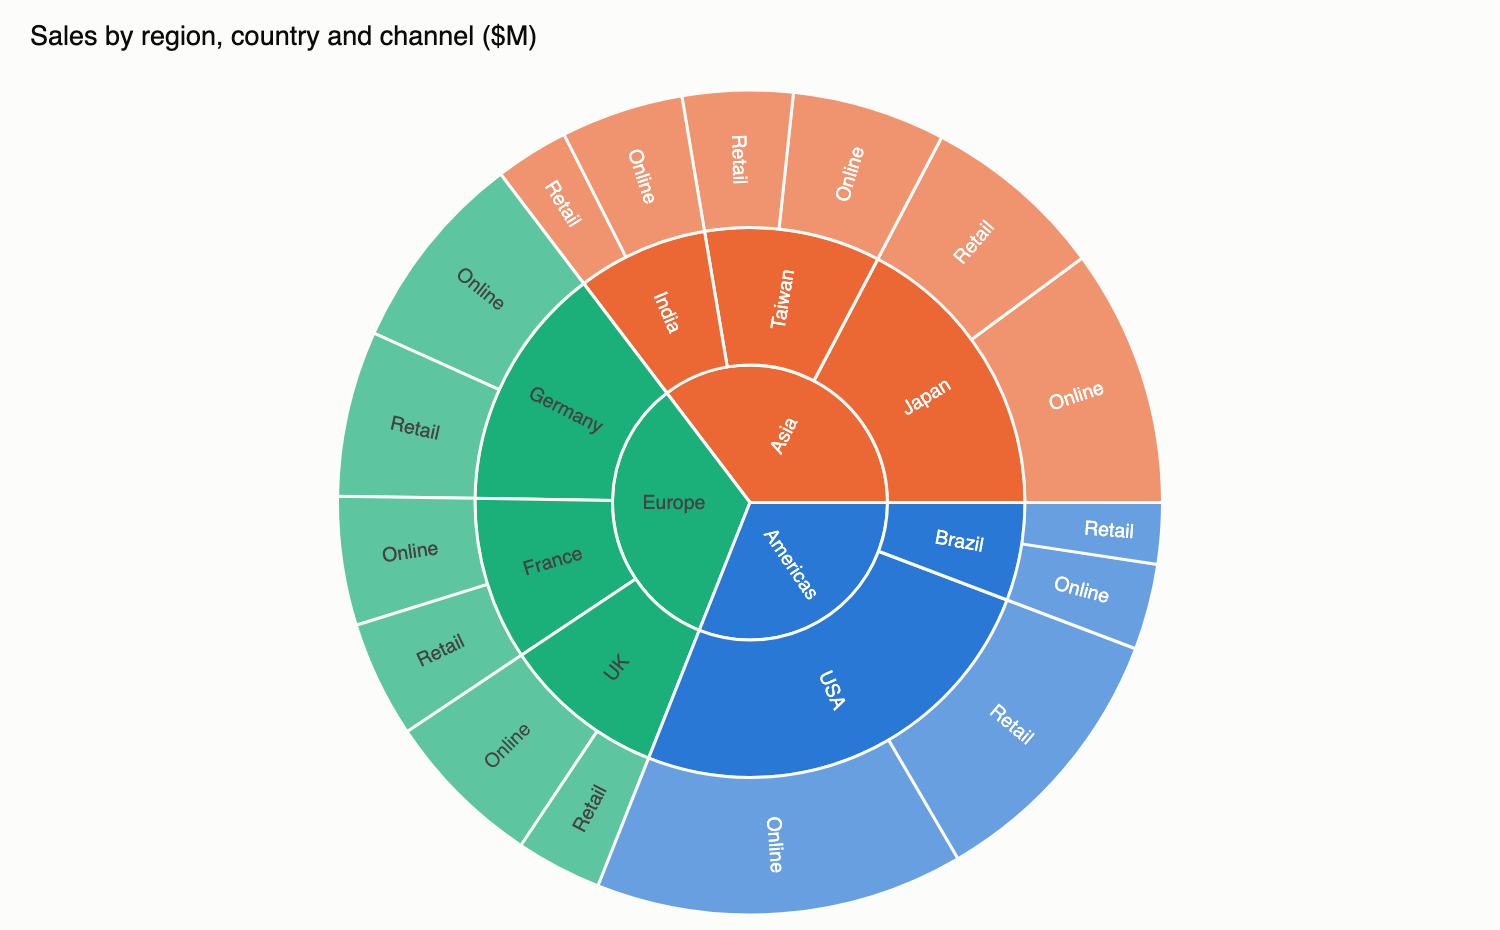

Recreate this plot in Python.
"""
Sunburst Chart  -  family: Part-to-whole

DESIGN PURPOSE
Concentric rings that show a hierarchy. The center is the root and each ring
outward is one level deeper. Each arc's angle is proportional to its value. In
the interactive version, clicking a segment zooms into that branch.

WHEN TO USE
  - Show part-to-whole across 2–4 levels of hierarchy
  - Exploring how a total breaks down (budget → department → line item)
  - Interactive contexts where users can drill down

AVOID WHEN
  - Precise comparison is needed (outer arcs are distorted by radius)
  - The hierarchy is deeper than ~4 levels or very unbalanced
  - Static print with many small segments

ALTERNATIVES
  - Treemap
  - Icicle chart
  - Indented table

EXAMPLE
Global sales by region → country → channel (synthetic).

Run:  python sunburst.py
"""
import sys
from pathlib import Path

import numpy as np
import pandas as pd
import plotly.express as px
import plotly.graph_objects as go
import plotly.io as pio

PALETTE = ["#2a78d6", "#eb6834", "#1baf7a", "#eda100",
           "#e87ba4", "#008300", "#6250d6", "#e34948"]
pio.templates["vizlib"] = go.layout.Template(layout=dict(
    colorway=PALETTE, font=dict(family="Helvetica, Arial, sans-serif", size=13, color="#0b0b0b"),
    paper_bgcolor="#fcfcfb", plot_bgcolor="#fcfcfb", title=dict(x=0.02, xanchor="left"),
    xaxis=dict(gridcolor="#e6e5e1", linecolor="#c9c8c3", zeroline=False),
    yaxis=dict(gridcolor="#e6e5e1", linecolor="#c9c8c3", zeroline=False),
))
pio.templates.default = "plotly_white+vizlib"

# --- Example data ------------------------------------------------------------
rows = [
    ("Asia", "Japan", "Online", 42), ("Asia", "Japan", "Retail", 30),
    ("Asia", "Taiwan", "Online", 25), ("Asia", "Taiwan", "Retail", 18),
    ("Asia", "India", "Online", 20), ("Asia", "India", "Retail", 12),
    ("Europe", "Germany", "Online", 33), ("Europe", "Germany", "Retail", 27),
    ("Europe", "France", "Online", 21), ("Europe", "France", "Retail", 19),
    ("Europe", "UK", "Online", 26), ("Europe", "UK", "Retail", 14),
    ("Americas", "USA", "Online", 60), ("Americas", "USA", "Retail", 45),
    ("Americas", "Brazil", "Online", 14), ("Americas", "Brazil", "Retail", 10),
]
df = pd.DataFrame(rows, columns=["region", "country", "channel", "sales_m"])
df.head()

# --- Plot --------------------------------------------------------------------
fig = px.sunburst(df, path=["region", "country", "channel"], values="sales_m",
                  color="region", color_discrete_sequence=PALETTE,
                  title="Sales by region, country and channel ($M)")
fig.update_traces(marker=dict(line=dict(color="#fcfcfb", width=2)),
                  insidetextorientation="radial")
fig.update_layout(width=700, height=650, margin=dict(t=60, l=10, r=10, b=10))

# --- Save / show -------------------------------------------------------------
out = Path(__file__).with_name(Path(__file__).stem + ".html")
fig.write_html(out, include_plotlyjs="cdn")
try:  # static preview; needs kaleido + a local Chrome
    fig.write_image(out.with_suffix(".png"), width=1000, height=620, scale=1.5)
except Exception:
    pass
print(f"saved {out}")
if "--no-show" not in sys.argv:
    fig.show()
